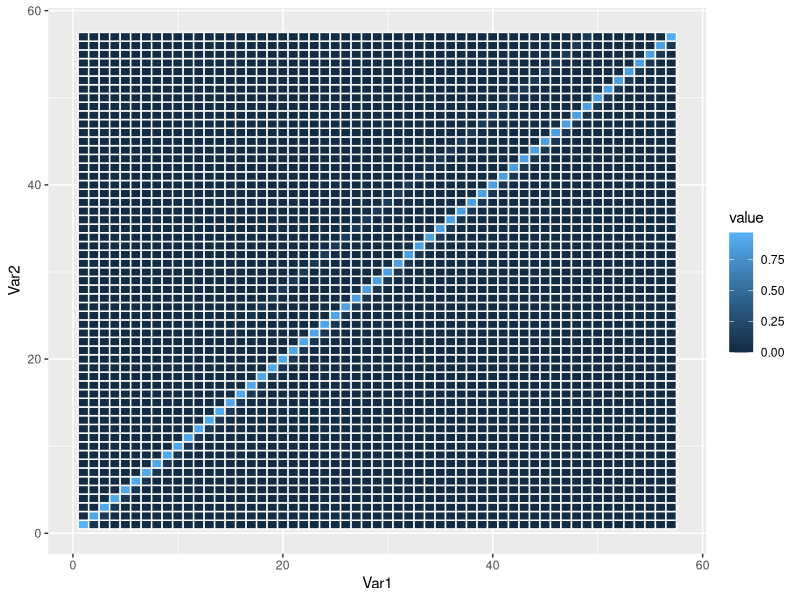

Here is the R script that generated this plot:
## ---- chunk 1
library(reshape2)
library(ggplot2)
#equation 14 work - basically finding gamma (t)
Gamma_max <- 0.20
E_Light <- 1000 #proportion
E <- seq(0,1000, length.out = 300)
gamma_new <- Gamma_max * (1 - exp (-E / E_Light)) #eq 14

#This is for equation 13
v_min <- 2^-5
delta_v <- 0.125
m <- 57
i <- 1:m
v_i <- v_min * 2^ (( i - 1) * delta_v)

# equation 13 parameters
a <- 4.00
b <- 10.00
delta_max <- 0.06

#eq 13
delta_i <- (((a * v_i)^b) / (1 + (a * v_i)^b)) * delta_max

# now matrix A 
#for  square diagonal - growth - from i to i+1

gamma_t <- 0.10  # here I tried with gamma_new but my code didn't work,
                       # it said number of items to replace is not a 
                       # multiple of replacement length , so i tried with a fixed gamma at                              certain point 
A <- matrix(0, nrow = m, ncol = m)
for (i in 1: ( m-1 )){
  A[i+1, i] <- gamma_t * ( 1- delta_i [i])    #eq 7 
  
}

#  Division - from i to 1
j <- 1 + ( 1 / delta_v)
for (i in 2:(j-1)) {
  A[1,i] <- 2 * delta_i[i]
}
for (i in j:m) {
  A[i + 1 - j, i] <- 2 * delta_i[i]
}

# Stasis for i = 1

 A[1,1] <- ((1 - gamma_t) * ( 1 - delta_i[i]) ) + 2 * delta_i[i] 
 
for ( i in 2: ( m - 1)) {
 A[ i, i] <- (( 1 - gamma_t) * ( 1 - delta_i [i]) ) 
}
 A[ m,m] <- (1 - delta_i[i])

A

melted_A <- melt(A)
ggplot(data = melted_A, aes(x=Var1, y=Var2, fill=value)) +
  geom_tile(color = "white", linewidth = 0.5) + scale_color_gradient(low = "#FFFFFF", high = "#E41A1C")

#samples
bin_centers <- c(1, 2, 3, 4, 5)
probabilities <- c(0.1, 0.2, 0.4, 0.2, 0.1) 
n <- 10000
simulated_sample <- sample(x = bin_centers, size = n, replace = TRUE, prob = probabilities)
